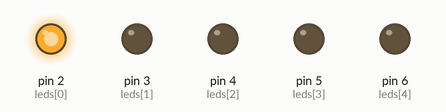
Bench run of a sketch on a simulated Arduino Uno, built with avr-gcc and run on an emulated ATmega328P. Shown: output pins drawn as LEDs (lit = HIGH).

Above: at 0.15 s.
At 0.95 s:
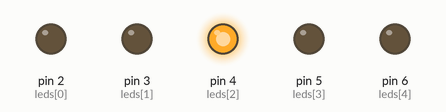
At 1.35 s:
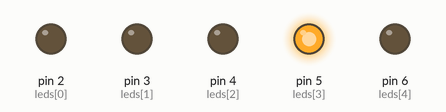
At 1.95 s:
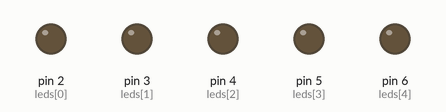
At 2.55 s:
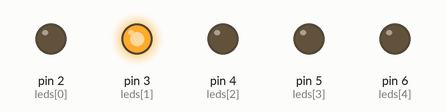
At 3.75 s:
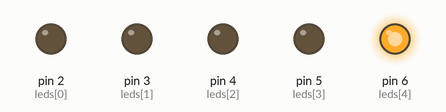
Timing chart, 0 to 4.6 s (numbered marks = the images above):
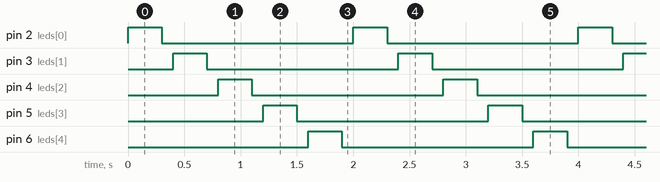

The sketch:

LED.blinking.ino
```cpp
/*
 * Project: LED Sequential Blink
 * Author: Md Akhinoor Islam
 * ESE (Energy Science and Engineering), KUET
 * Description: 5 LEDs blink one by one in a loop
 */

const int leds[] = {2, 3, 4, 5, 6}; // LED পিন নাম্বার array আকারে রাখা হয়েছে

void setup() {
  for (int i = 0; i < 5; i++) {
    pinMode(leds[i], OUTPUT); // প্রতিটি পিনকে Output mode এ সেট করছি
  }
}

void loop() {
  for (int i = 0; i < 5; i++) {
    digitalWrite(leds[i], HIGH); // বর্তমান LED জ্বলছে
    delay(300);                  // ৩০০ মিলিসেকেন্ড অপেক্ষা
    digitalWrite(leds[i], LOW);  // LED বন্ধ
    delay(100);                  // সামান্য বিরতি
  }
}
```

Measured:
- by itself, pin 2 (leds[0]), pin 3 (leds[1]), pin 4 (leds[2]), pin 5 (leds[3]), pin 6 (leds[4]): alternates HIGH for 0.30 s and LOW for 1.7 s
- by itself, everything shown: repeats every 2.0 s, in 10 steps
